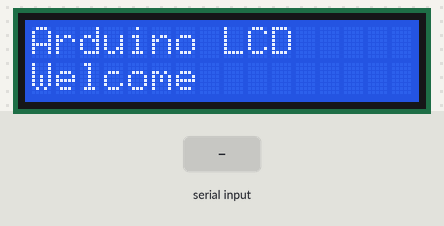
A sketch run on a simulated Arduino Uno, built with avr-gcc and run on an emulated ATmega328P. Shown: 16×2 character LCD. The test bench sets the inputs (shaded band).

Above: at 2.1 s.
At 6.3 s:
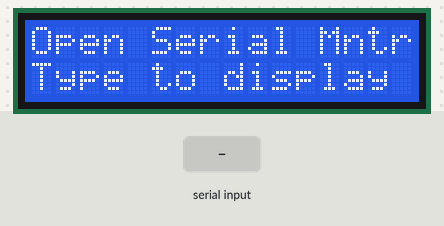
6.4 s: byte 30 received over Serial
At 7.4 s:
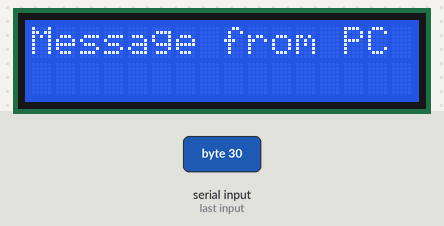
8.0 s: byte 90 received over Serial
At 8.6 s:
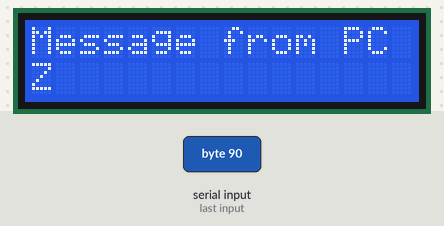
9.6 s: byte 120 received over Serial
At 11.1 s:
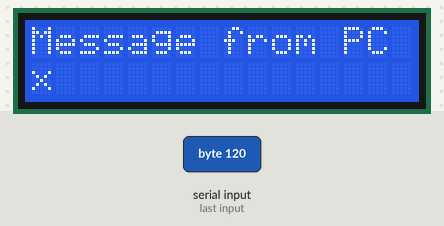
Timing chart, 0 to 12.6 s (numbered marks = the images above; inputs shaded):
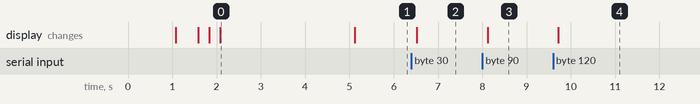

The sketch:

app.ino
```cpp
#include <LiquidCrystal_I2C.h>

LiquidCrystal_I2C lcd(0x27, 16, 2);
void setup()
{
    Serial.begin(9600);
    lcd.init();
    lcd.setCursor(0, 0);
    lcd.print("Arduino LCD");
    delay(1000);
    lcd.setCursor(0, 1);
    lcd.print("Welcome");
    delay(250);
    // LCD 백라이트 두번 점멸
    lcd.noBacklight();
    delay(250);
    lcd.backlight();
    delay(250);
    lcd.noBacklight();
    delay(250);
    lcd.backlight();
    delay(3000);
    // Open Serial Monitor Type to display 표시
    lcd.clear();
    lcd.setCursor(0, 0);
    lcd.print("Open Serial Mntr");
    lcd.setCursor(0, 1);
    lcd.print("Type to display");

    //16x2
    //라인별로 한줄 전체를 덮어쓰는 형태....


}
void loop()
{
    if (Serial.available())
    {
        delay(100);
        lcd.clear();
        lcd.setCursor(0, 0);
        lcd.print("Message from PC");
        lcd.setCursor(0, 1);
        while (Serial.available() > 0)
        {
            char ch = Serial.read();
            if (ch != '\r' && ch != '\n')
                lcd.write(ch);
        }
    }
}
```

Measured:
- after the input at 6.4 s, the display: changes after 0.12 s (image 2)
- after the input at 8.0 s, the display: changes after 0.12 s (image 3)
- after the input at 9.6 s, the display: changes after 0.12 s (image 4)
- what the display in image 0 shows lasts 3.0 s, from 2.1 s to 5.1 s
